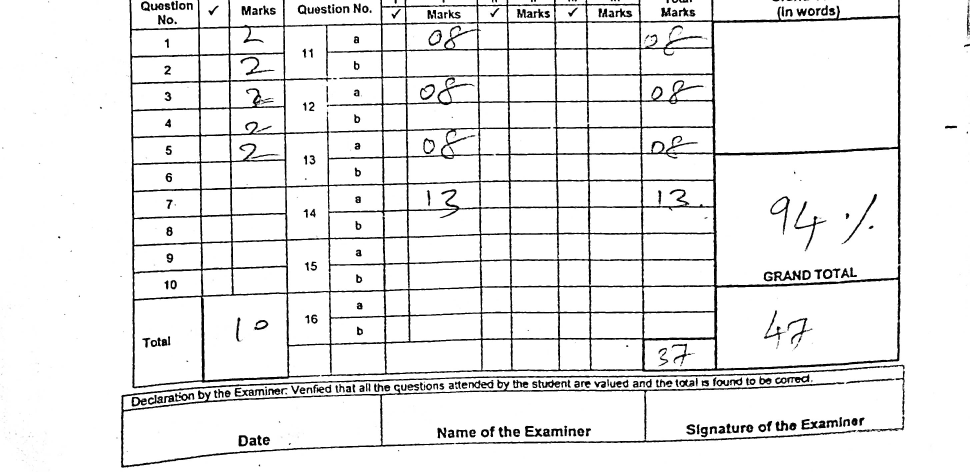
#> input picture images/sheet/1.jpg, 2908 x 1416 px (shown at 1/3 size)
$ jupyter execute sheet_table_detection.ipynb
#> lines starting #> are read from the running program, lines starting #| are printed output that depends on the picture; after the words box and inside, x2 and y2 are one past the last pixel; in counts of white or black regions, pixels touching at a corner belong together
[cell 1]
import matplotlib.pyplot as plt
import cv2
import numpy as np

[cell 2]
img_for_box_extraction_path = r"images/sheet/1.jpg"
cropped_dir_path = r"images/sheet/table/"

img = cv2.imread(img_for_box_extraction_path, 0)
#> img is the input picture: shape (1416, 2908); min 0, max 255, mean 235.7
if img is not None:


    (thresh, img_bin) = cv2.threshold(img, 128, 255, cv2.THRESH_BINARY | cv2.THRESH_OTSU)
#> img_bin: shape (1416, 2908); 92.3% white; 362 black regions (91 under 20 px), largest, box (x1, y1, x2, y2) and area: (388, 0, 2702, 1165) 202995, (363, 1094, 2714, 1403) 32479, (2382, 604, 2480, 748) 1452
#> thresh = 133
    if img_bin is not None:

        img_bin = 255 - img_bin
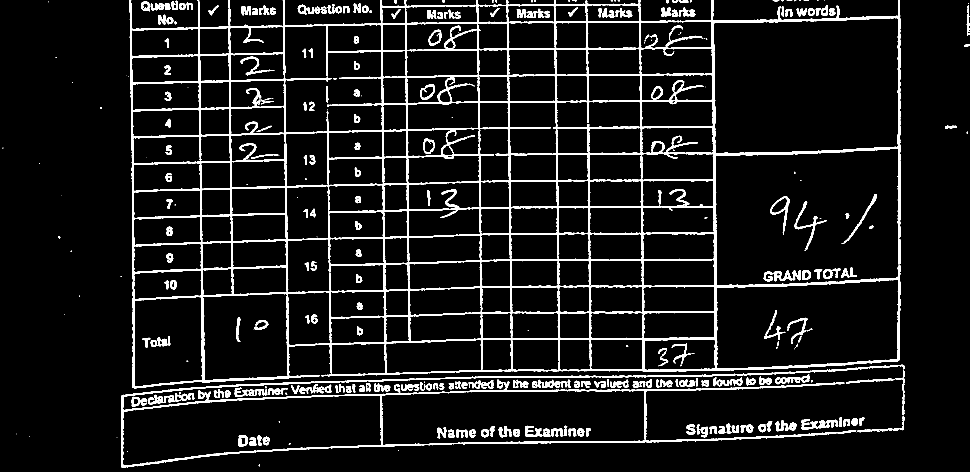
#> img_bin: shape (1416, 2908) (shown at 1/3 size); 7.7% white; 362 white regions (91 under 20 px), largest, box (x1, y1, x2, y2) and area: (388, 0, 2702, 1165) 202995, (363, 1094, 2714, 1403) 32479, (2382, 604, 2480, 748) 1452
        cv2.imwrite(cropped_dir_path+"inverted_image.jpg", img_bin)


        v_kernel_length = np.array(img).shape[1] // 2000
#> v_kernel_length = 1
        h_kernel_length = np.array(img).shape[1] // 1000
#> h_kernel_length = 2

        verticle_kernel = cv2.getStructuringElement(cv2.MORPH_RECT, (1, v_kernel_length))
#> verticle_kernel = [1]

        hori_kernel = cv2.getStructuringElement(cv2.MORPH_RECT, (h_kernel_length, 1))
#> hori_kernel = [[1, 1]]

        kernel = cv2.getStructuringElement(cv2.MORPH_RECT, (3, 3))


        img_temp1 = cv2.erode(img_bin, verticle_kernel, iterations=3)
        verticle_lines_img = cv2.dilate(img_temp1, verticle_kernel, iterations=3)
        cv2.imwrite(cropped_dir_path+"verticle_lines.jpg", verticle_lines_img)


        img_temp2 = cv2.erode(img_bin, hori_kernel, iterations=3)
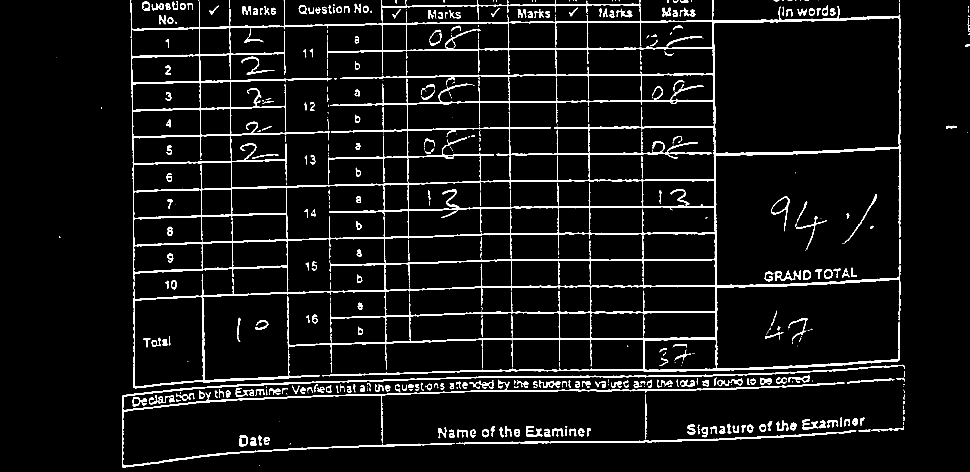
#> img_temp2: shape (1416, 2908) (shown at 1/3 size); 5.5% white; 611 white regions (234 under 20 px), largest, box (x1, y1, x2, y2) and area: (391, 0, 2702, 1165) 140406, (366, 1139, 2533, 1403) 13783, (367, 1094, 2714, 1225) 9150
        horizontal_lines_img = cv2.dilate(img_temp2, hori_kernel, iterations=3)
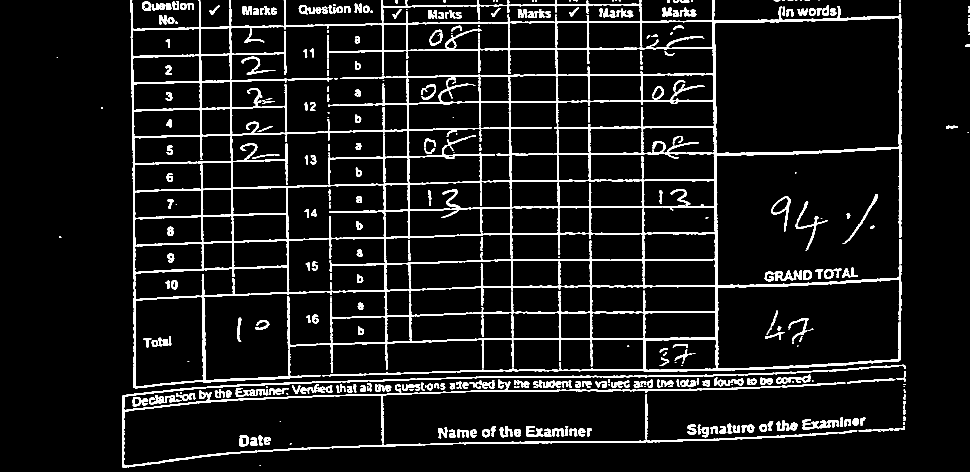
#> horizontal_lines_img: shape (1416, 2908) (shown at 1/3 size); 7.5% white; 595 white regions (139 under 20 px), largest, box (x1, y1, x2, y2) and area: (391, 0, 2705, 1165) 181144, (366, 1139, 2536, 1403) 15883, (367, 1094, 2717, 1225) 9891
        cv2.imwrite(cropped_dir_path+"horizontal_lines.jpg", horizontal_lines_img)


        alpha = 0.5
        beta = 1.0 - alpha


        img_final_bin = cv2.addWeighted(verticle_lines_img, alpha, horizontal_lines_img, beta, 0.0)
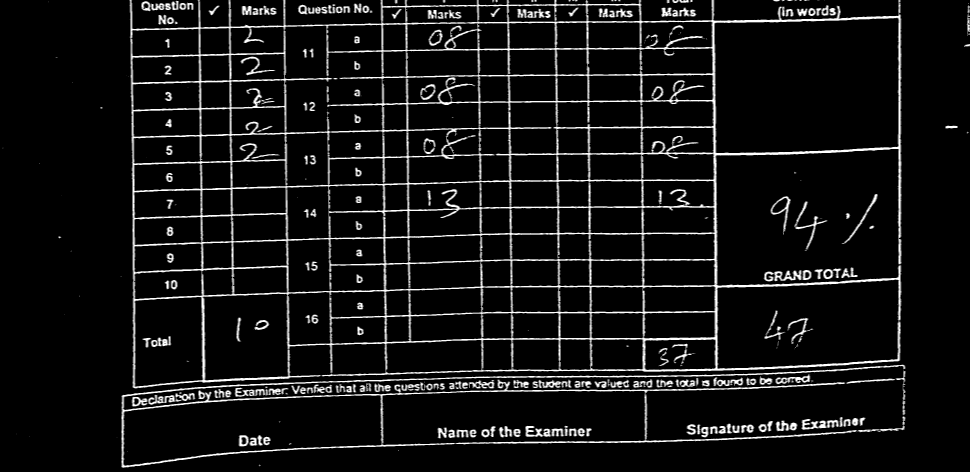
#> img_final_bin: shape (1416, 2908) (shown at 1/3 size); min 0, max 255, mean 19.3
        img_final_bin = cv2.erode(~img_final_bin, kernel, iterations=2)
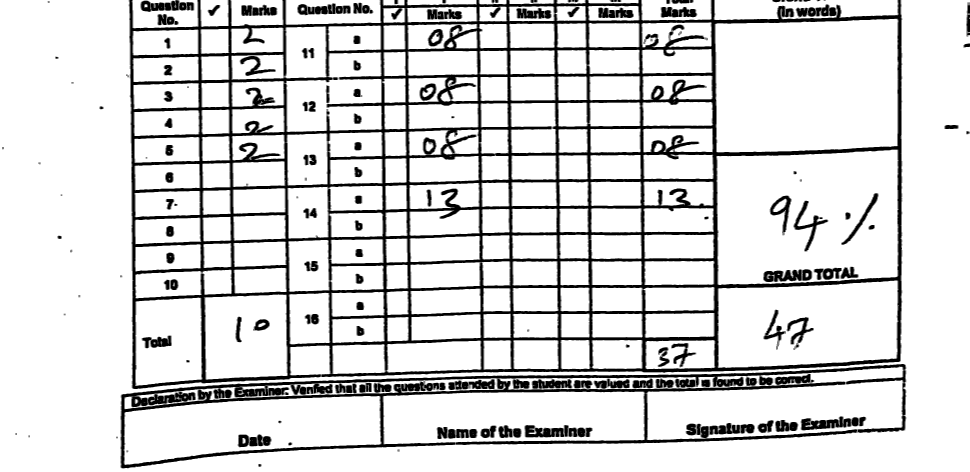
#> img_final_bin: shape (1416, 2908) (shown at 1/3 size); min 0, max 255, mean 217.9
        (thresh, img_final_bin) = cv2.threshold(img_final_bin, 128, 255, cv2.THRESH_BINARY | cv2.THRESH_OTSU)
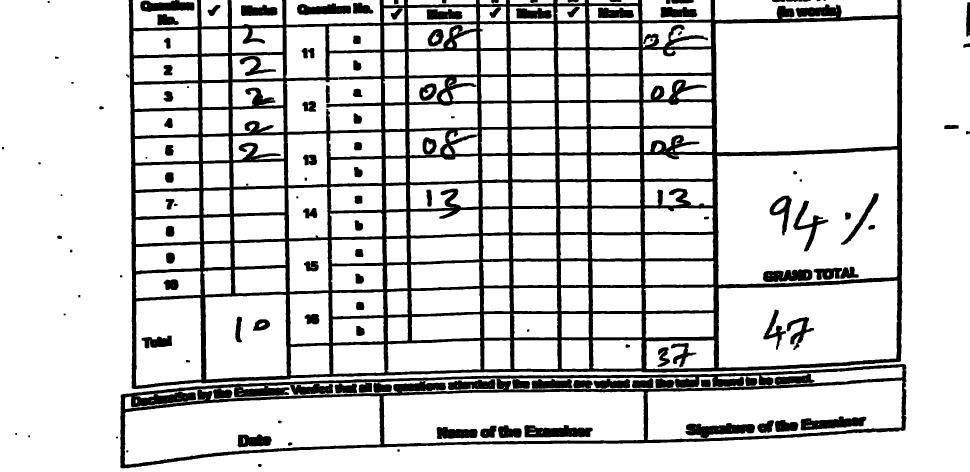
#> img_final_bin: shape (1416, 2908) (shown at 1/3 size); 83.5% white; 144 black regions (1 under 20 px)
#> thresh = 127
        cv2.imwrite(cropped_dir_path+"img_final_bin.jpg", img_final_bin)
        plt.imshow(img_final_bin, cmap='gray')


        contours, hierarchy = cv2.findContours(img_final_bin, cv2.RETR_TREE, cv2.CHAIN_APPROX_SIMPLE)
#> contours = 406 contours, 89 with area under 20; largest, box (x1, y1, x2, y2) and area: (0, 0, 2908, 1416) 1516404, (360, 1091, 2720, 1406) 487050, (2147, 57, 2693, 457) 207786, (2151, 449, 2694, 855) 205170, (2155, 842, 2693, 1103) 124982

[cell 3]
print(hierarchy)
#> (printed output is left out)

[cell 4]
plt.imshow(img_final_bin)
cv2.imshow("sheet",img_final_bin)
cv2.waitKey(0)
cv2.destroyAllWindows()

Separating contours for the 2 marks in the table

[cell 5]
idx = 0
contours = sorted(contours, key=lambda x: cv2.boundingRect(x)[1])
for c in contours:
    x, y, w, h = cv2.boundingRect(c)
    if ( 900 > x and y>50 and 160>w>140 and 80>h>60):

        print(w , h)
        idx += 1
        new_img = img[y:y+h, x:x+w]
        cv2.imwrite("images/sheet/digit/"+ str(idx)+ ' '+ str(w)+" "+str(h) + '.jpg', new_img)


        # [6 lines of commented-out code are left out]
    else:
        print("Threshholding operation failed")
#> this loop made 406 passes
#> (x, y, w, h) on passes 1 to 12: (2144, 0, 549, 60), (1926, 0, 207, 61), (1766, 0, 148, 10), (1672, 0, 83, 11), (1529, 0, 131, 12), (1439, 0, 79, 13), (1223, 0, 205, 16), (1151, 0, 61, 16), (859, 0, 282, 74), (694, 0, 154, 78), (603, 0, 81, 80), (398, 0, 195, 85)
#> (c, x, y, w, h) on passes 36, 38, 40, 42, 47, 50: ([[1017, 28], [1017, 29]], 1017, 28, 1, 2), ([[789, 32], [788, 33], [788, 36], [789, 36]], 788, 32, 2, 5), ([[2436, 34], [2435, 35], [2435, 37], [2436, 36]], 2435, 34, 2, 4), ([[2368, 38], [2368, 42]], 2368, 38, 1, 5), ([[1634, 44], [1634, 45]], 1634, 44, 1, 2), ([[510, 61], [511, 62]], 510, 61, 2, 2)
#| Threshholding operation failed
#| Threshholding operation failed
#| Threshholding operation failed
#| Threshholding operation failed
#| Threshholding operation failed
#| Threshholding operation failed
#| Threshholding operation failed
#| Threshholding operation failed
#> (further printed lines are left out)
#> after the loop, idx = 10

[cell 6]
plt.imshow(img_final_bin, cmap='gray')

Separating contours for the 13 and 16 marks in the table

[cell 7]
contours = sorted(contours, key=lambda x: cv2.boundingRect(x)[1])
for c in contours:
    x, y, w, h = cv2.boundingRect(c)
    if ( 1800 < x and y>50 and 250>w>180 and 80>h>60 ):

        print(w , h)
        idx += 1
        new_img = img[y:y+h, x:x+w]
        cv2.imwrite("images/sheet/digit/"+ str(idx)+ ' '+ str(w)+" "+str(h) + '.jpg', new_img)


        plt.figure(figsize=(40, 10))
        plt.subplot(5,2, 10)
        plt.imshow(new_img, cmap='gray')
#> after the loop, idx = 22
#> `[cell 7] contours = sorted(contours, key=lambda x: cv2.boundingRect(x)..`:
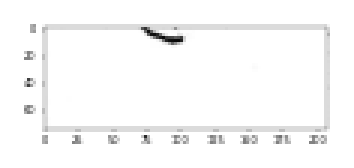
#> figure drawn by matplotlib, 1 panel
#> `[cell 7] contours = sorted(contours, key=lambda x: cv2.boundingRect(x)..`:
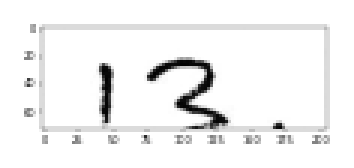
#> figure drawn by matplotlib, 1 panel
#> `[cell 7] contours = sorted(contours, key=lambda x: cv2.boundingRect(x)..`:
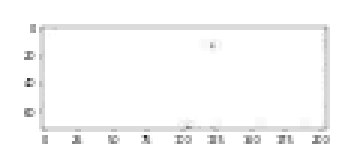
#> figure drawn by matplotlib, 1 panel
#> `[cell 7] contours = sorted(contours, key=lambda x: cv2.boundingRect(x)..`:
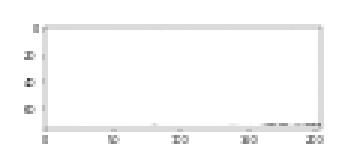
#> figure drawn by matplotlib, 1 panel
        # [5 lines of commented-out code are left out]

$ run again, with images/sheet/2.jpg copied over images/sheet/1.jpg
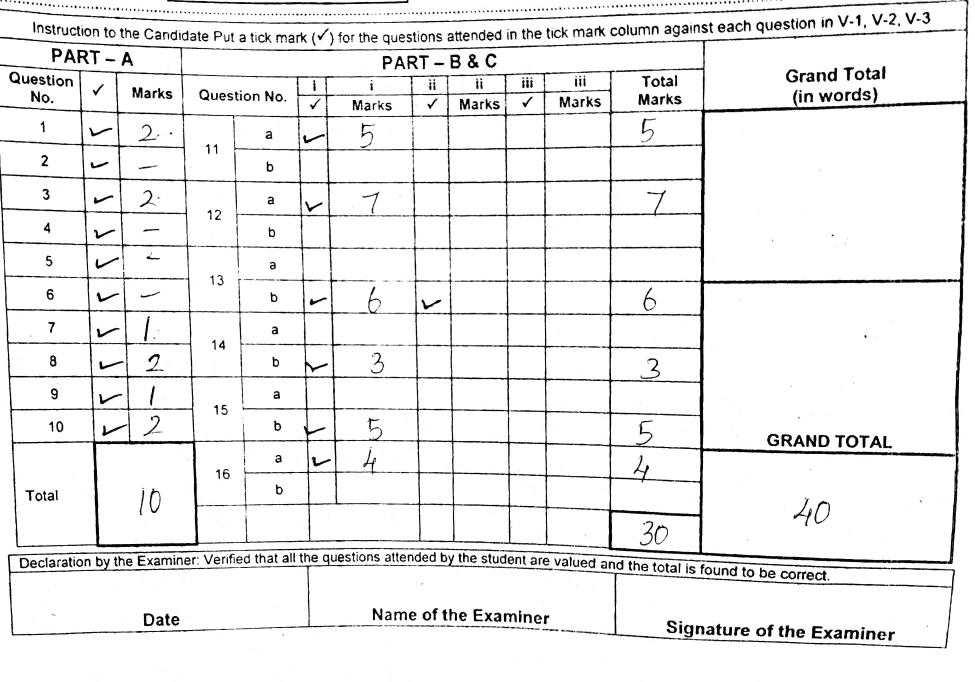
#> input picture images/sheet/2.jpg, 2925 x 2044 px (shown at 1/3 size)
#> img is the input picture: shape (2044, 2925); min 0, max 255, mean 237.1
#> `(thresh, img_bin) = cv2.threshold(img, 128, 255, cv2.THRESH_BINARY | c..`: thresh = 141
#> `img_bin = 255 - img_bin`:
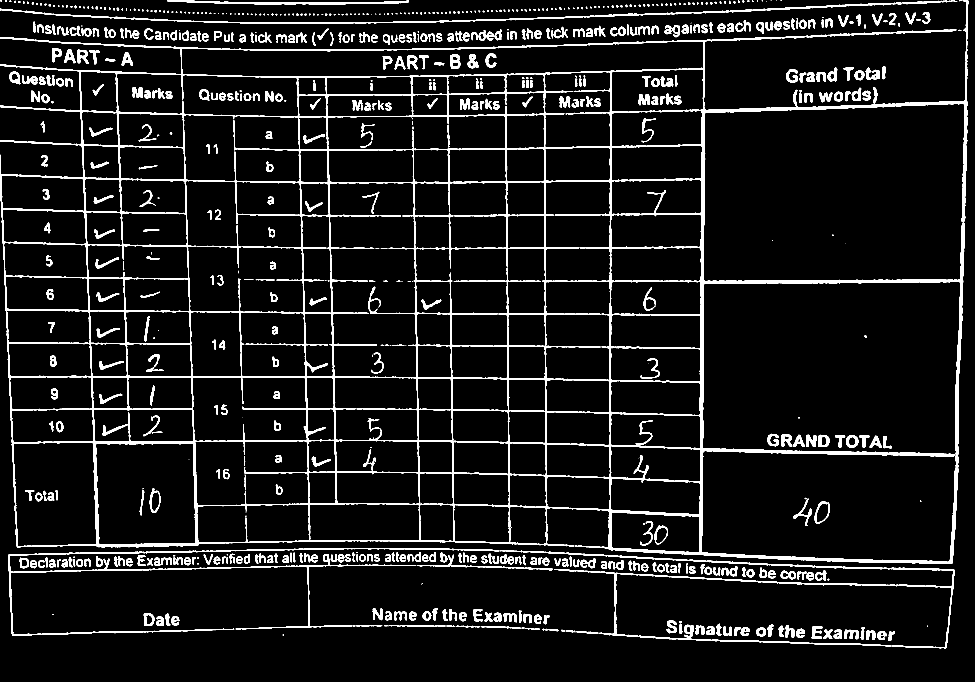
#> img_bin: shape (2044, 2925) (shown at 1/3 size); 7.3% white; 774 white regions (165 under 20 px), largest, box (x1, y1, x2, y2) and area: (0, 0, 2905, 1692) 237166, (24, 1644, 1498, 1907) 14291, (0, 7, 2706, 72) 10523
#> img_temp2: shape (2044, 2925); 5.1% white; 1533 white regions (856 under 20 px), largest, box (x1, y1, x2, y2) and area: (0, 245, 2902, 1692) 98431, (0, 96, 2684, 168) 9827, (0, 8, 2706, 72) 9735
#> horizontal_lines_img: shape (2044, 2925); 6.9% white; 1517 white regions (439 under 20 px), largest, box (x1, y1, x2, y2) and area: (0, 245, 2905, 1692) 117804, (0, 96, 2687, 168) 10601, (0, 8, 2709, 72) 10416
#> `(thresh, img_final_bin) = cv2.threshold(img_final_bin, 128, 255, cv2.T..`:
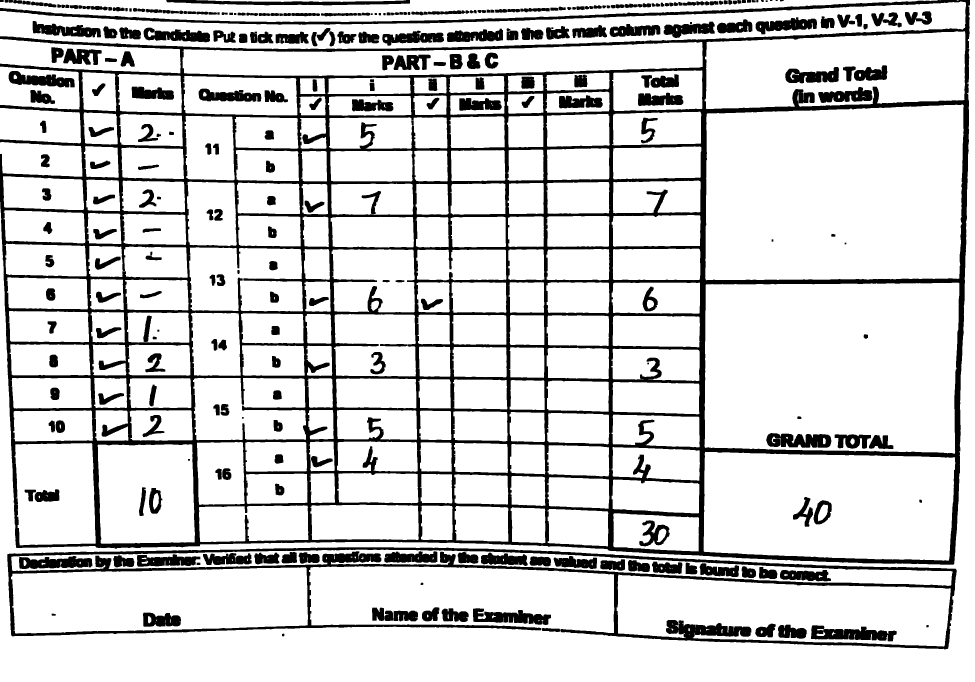
#> img_final_bin: shape (2044, 2925) (shown at 1/3 size); 83.6% white; 305 black regions (1 under 20 px)
#> `(thresh, img_final_bin) = cv2.threshold(img_final_bin, 128, 255, cv2.T..`: thresh = 127
#> contours = 686 contours, 179 with area under 20; largest, box (x1, y1, x2, y2) and area: (0, 0, 2925, 2044) 1223468, (21, 1641, 2871, 1949) 530416, (2116, 313, 2891, 841) 389656, (2113, 848, 2878, 1361) 375610, (2111, 1355, 2866, 1682) 227440
#> (printed output is left out)
#> the loop `for c in contours:` made 686 passes
#> (x, y, w, h) on passes 1, 2, 4: (0, 0, 2925, 2044), (2870, 0, 6, 2), (589, 0, 629, 6)
#> (printed output is left out)
#> after the loop `for c in contours:`: idx = 0

$ run again, with images/sheet/3.jpg copied over images/sheet/1.jpg
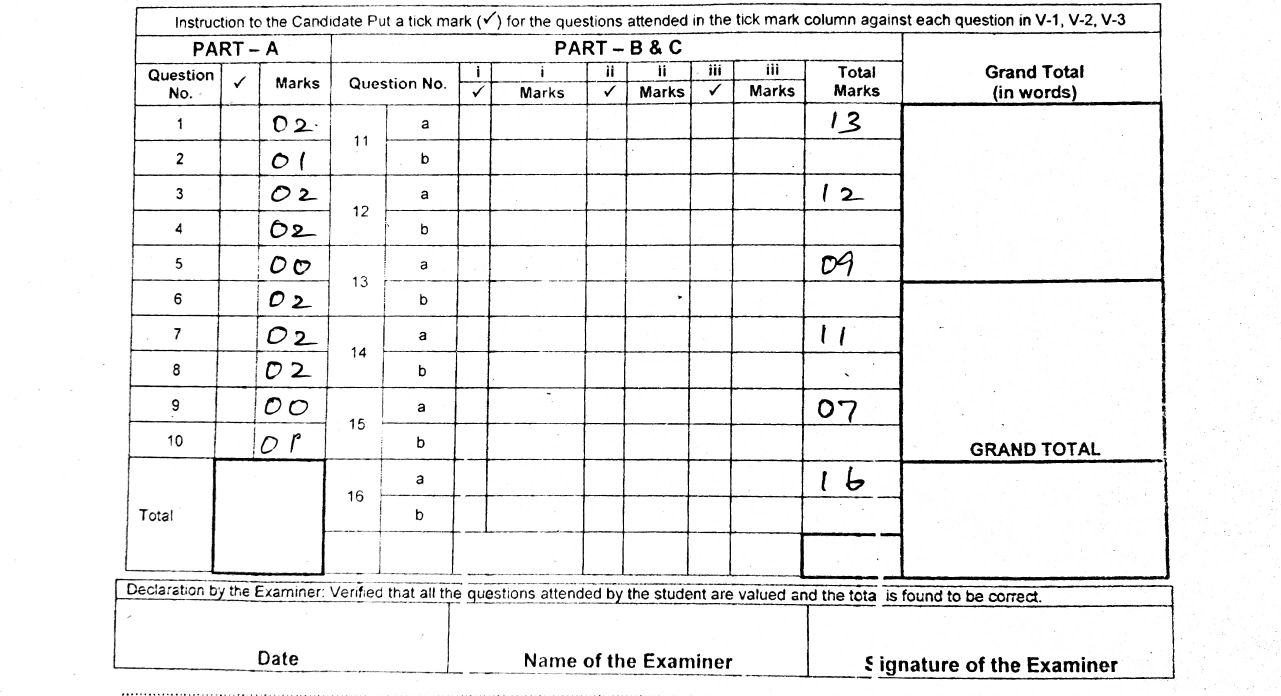
#> input picture images/sheet/3.jpg, 3842 x 2088 px (shown at 1/3 size)
#> img is the input picture: shape (2088, 3842); min 0, max 255, mean 240
#> `(thresh, img_bin) = cv2.threshold(img, 128, 255, cv2.THRESH_BINARY | c..`: thresh = 138
#> img_temp2: shape (2088, 3842); 3.1% white; 1250 white regions (479 under 20 px), largest, box (x1, y1, x2, y2) and area: (915, 304, 3494, 1372) 53781, (2635, 1464, 3507, 1741) 9697, (2627, 1373, 3487, 1430) 7567
#> horizontal_lines_img: shape (2088, 3842); 4.4% white; 1190 white regions (196 under 20 px), largest, box (x1, y1, x2, y2) and area: (912, 304, 3497, 1372) 66251, (2632, 1464, 3510, 1741) 12499, (2624, 1373, 3490, 1430) 8215
#> `(thresh, img_final_bin) = cv2.threshold(img_final_bin, 128, 255, cv2.T..`: thresh = 127
#> contours = 889 contours, 154 with area under 20; largest, box (x1, y1, x2, y2) and area: (0, 0, 3842, 2088) 8012678, (372, 6, 3513, 1745) 4590551, (2711, 315, 3483, 840) 395613, (2710, 1387, 3498, 1730) 261321, (412, 15, 3478, 103) 231484
#> (printed output is left out)
#> the loop `for c in contours:` made 889 passes
#> (x, y, w, h) on passes 1 to 3: (0, 0, 3842, 2088), (372, 6, 3141, 1739), (412, 15, 3066, 88)
#> (printed output is left out)
#> after the loop `for c in contours:`: idx = 0
#> after the loop `for c in contours:`: idx = 2
#> `[cell 7] contours = sorted(contours, key=lambda x: cv2.boundingRect(x)..`:
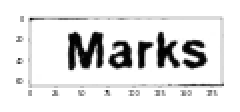
#> figure drawn by matplotlib, 1 panel
